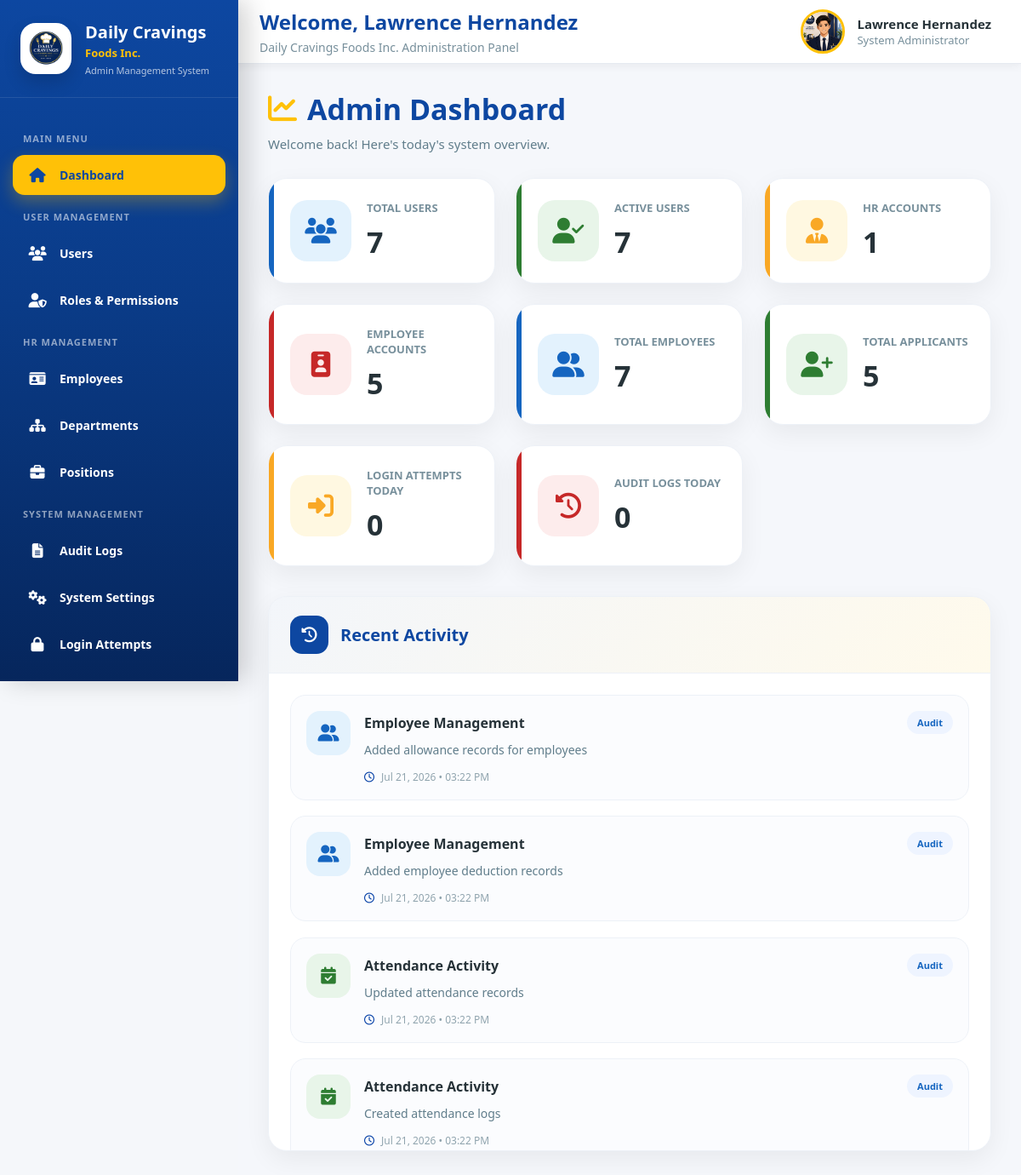
Page /admin/dashboard.php (signed in) on the committed database.
### tables this page shows
CREATE TABLE `audit_logs` (
  `log_id` int(11) NOT NULL,
  `user_id` int(11) DEFAULT NULL,
  `activity` varchar(255) DEFAULT NULL,
  `module` varchar(100) DEFAULT NULL,
  `action_type` varchar(50) DEFAULT NULL,
  `date_created` timestamp NOT NULL DEFAULT current_timestamp()
);

### admin/includes/dashboard_activity.php (the view, shortened to what this page needs)
<?php
require_once __DIR__ . "/../../config/db.php";
$activities = [];
$stmt = $conn->query("
    SELECT
        full_name,
        role,
        created_at
    FROM users
    ORDER BY created_at DESC
    LIMIT 10
");
while ($row = $stmt->fetch(PDO::FETCH_ASSOC)) {
    $activities[] = [
        "icon" => "fa-user-plus",
        "color" => "success",
        "title" => "New User Created",
        "message" =>
            htmlspecialchars($row["full_name"])
            . " account was created ("
            . htmlspecialchars($row["role"])
            . ").",
        "badge" => "User",
        "date" => $row["created_at"]
    ];
}
$stmt = $conn->query("
    SELECT
        activity,
        date_created
    FROM audit_logs
    ORDER BY date_created DESC
    LIMIT 20
");
while ($row = $stmt->fetch(PDO::FETCH_ASSOC)) {
    $activityText = strtolower($row["activity"]);
    $icon = "fa-clock-rotate-left";
    $color = "warning";
    $title = "System Activity";
    if(
        str_contains($activityText,"employee")
    ){
        $icon = "fa-user-group";
        $color = "primary";
        $title = "Employee Management";
    }
    elseif(
        str_contains($activityText,"payroll")
        ||
        str_contains($activityText,"allowance")
        ||
        str_contains($activityText,"deduction")
    ){
        $icon = "fa-money-bill-wave";
        $color = "warning";
        $title = "Payroll Activity";
    }
    elseif(
        str_contains($activityText,"attendance")
    ){
        $icon = "fa-calendar-check";
        $color = "success";
        $title = "Attendance Activity";
    }
    elseif(
        str_contains($activityText,"leave")
    ){
        $icon = "fa-calendar-days";
        $color = "primary";
        $title = "Leave Management";
    }
    elseif(
        str_contains($activityText,"job")
        ||
        str_contains($activityText,"applicant")
    ){
        $icon = "fa-briefcase";
        $color = "danger";
        $title = "Recruitment Activity";
    }
    $activities[] = [
        "icon" => $icon,
        "color" => $color,
        "title" => $title,
        "message" =>
            htmlspecialchars($row["activity"]),
        "badge" => "Audit",
        "date" => $row["date_created"]
    ];
}
usort(
    $activities,
    function($a,$b){
        return strtotime($b["date"])
            -
            strtotime($a["date"]);
    }
);
$activities = array_slice(
    $activities,
    0,
    10
);
?>
<div class="admin-widget">
    <div class="admin-widget-header">
        <div class="admin-widget-title">
            <i class="fa-solid fa-clock-rotate-left"></i>
            <h3>Recent Activity</h3>
        </div>
    </div>
    <div class="admin-widget-body admin-scroll-widget">
        <?php if(empty($activities)): ?>
            <div class="admin-empty-state">
                <i class="fa-solid fa-inbox"></i>
                <h4>No Recent Activity</h4>
                <p>System activities will appear here.</p>
            </div>
        <?php else: ?>
            <div class="admin-activity-list">
                <?php foreach($activities as $activity): ?>
                    <div class="admin-activity-item">
                        <div class="admin-activity-icon <?= $activity["color"]; ?>">
                            <i class="fa-solid <?= $activity["icon"]; ?>"></i>
                        </div>
                        <div class="admin-activity-content">
                            <div class="admin-activity-header">
                                <h4>
                                    <?= $activity["title"]; ?>
                                </h4>
                                <span class="admin-activity-badge">
                                    <?= $activity["badge"]; ?>
                                </span>
                            </div>
                            <p>
                                <?= $activity["message"]; ?>
                            </p>
                            <div class="admin-activity-time">
                                <i class="fa-regular fa-clock"></i>
                                <?= date(
                                    "M d, Y • h:i A",
                                    strtotime($activity["date"])
                                ); ?>
                            </div>
                        </div>
                    </div>
                <?php endforeach; ?>
            </div>
        <?php endif; ?>
    </div>
</div>

### assets/css/global.css (style rules this page uses)
:root { --primary:#0D47A1; --primary-dark:#08306B; --secondary:#1565C0; --secondary-dark:#0B3D91; --accent:#FFC107; --success:#2E7D32; --warning:#F9A825; --danger:#C62828; --background:#F5F7FA; --card:#FFFFFF; --text:#263238; --text-light:#546E7A; --border:#E0E0E0; --shadow: 0 4px 12px rgba(0,0,0,.08); --shadow-lg: 0 12px 35px rgba(0,0,0,.12); --radius-sm:8px; --radius:12px; --radius-lg:18px; --radius-xl:25px; --sidebar-width:280px; --header-height:75px; --transition:.30s ease; }
* { margin:0; padding:0; box-sizing:border-box; }
html { scroll-behavior:smooth; }
body { font-family: "Segoe UI", Arial, sans-serif; background:var(--background); color:var(--text); overflow-x:hidden; }

### assets/css/admin.css (style rules this page uses)
:root { --admin-sidebar-width:280px; --admin-header-height:75px; }
.admin-widget { background:#FFFFFF; border-radius:22px; overflow:hidden; border:1px solid #EDF1F7; box-shadow: 0 10px 30px rgba(0,0,0,.06); margin-bottom:30px; transition:.35s ease; }
.admin-widget-header { display:flex; justify-content:space-between; align-items:center; padding:22px 25px; border-bottom: 1px solid #EDF1F7; background: linear-gradient( 135deg, rgba(13,71,161,.05), rgba(255,193,7,.08) ); }
.admin-widget-title { display:flex; align-items:center; gap:14px; }
.admin-widget-title i { width:45px; height:45px; border-radius:14px; display:flex; justify-content:center; align-items:center; background:#0D47A1; color:#FFFFFF; font-size:18px; }
.admin-widget-title h3 { margin:0; font-size:20px; font-weight:700; color:#0D47A1; }
.admin-widget-body { padding:25px; }
.admin-scroll-widget { max-height:560px; overflow-y:auto; }
.admin-activity-list { display:flex; flex-direction:column; gap:18px; }
.admin-activity-item { display:flex; align-items:flex-start; gap:16px; padding:18px; background:#FBFCFE; border:1px solid #EDF1F7; border-radius:18px; transition:.30s ease; }
.admin-activity-icon { width:52px; height:52px; border-radius:16px; display:flex; align-items:center; justify-content:center; flex-shrink:0; font-size:20px; }
.admin-activity-icon.primary { background:#E3F2FD; color:#1565C0; }
.admin-activity-icon.success { background:#E8F5E9; color:#2E7D32; }
.admin-activity-content { flex:1; min-width:0; }
.admin-activity-header { display:flex; justify-content:space-between; align-items:center; gap:15px; margin-bottom:8px; }
.admin-activity-header h4 { margin:0; font-size:16px; font-weight:700; color:#263238; }
.admin-activity-content p { margin:0; color:#607D8B; font-size:14px; line-height:1.6; }
.admin-activity-badge { padding:6px 12px; border-radius:30px; background:#EEF4FF; color:#1565C0; font-size:11px; font-weight:700; white-space:nowrap; }
.admin-activity-time { display:flex; align-items:center; gap:8px; margin-top:12px; font-size:12px; color:#90A4AE; }
.admin-activity-time i { color:#003DA5; }
.admin-stat-card, .admin-widget, .admin-interview-item, .admin-activity-item { animation: adminFadeUp .45s ease both; }
.admin-stat-card, .admin-widget, .admin-interview-item, .admin-activity-item { will-change:transform; }
.admin-stat-icon, .admin-activity-icon, .admin-widget-title i { transition:.30s ease; }

### rows in the picture
audit_logs: title "Employee Management", badge "Audit", activity "Added allowance records for employees", date_created "Jul 21, 2026 • 03:22 PM"
audit_logs: title "Employee Management", badge "Audit", activity "Added employee deduction records", date_created "Jul 21, 2026 • 03:22 PM"
audit_logs: title "Attendance Activity", badge "Audit", activity "Updated attendance records", date_created "Jul 21, 2026 • 03:22 PM"
audit_logs: title "Attendance Activity", badge "Audit", activity "Created attendance logs", date_created "Jul 21, 2026 • 03:22 PM"

### other values in the picture
$admin_name "Lawrence Hernandez"
$totalUsers "7"
$activeUsers "7"
$hrAccounts "1"
$employeeAccounts "5"
$totalEmployees "7"
$totalApplicants "5"
$loginAttempts "0"
$auditLogs "0"
